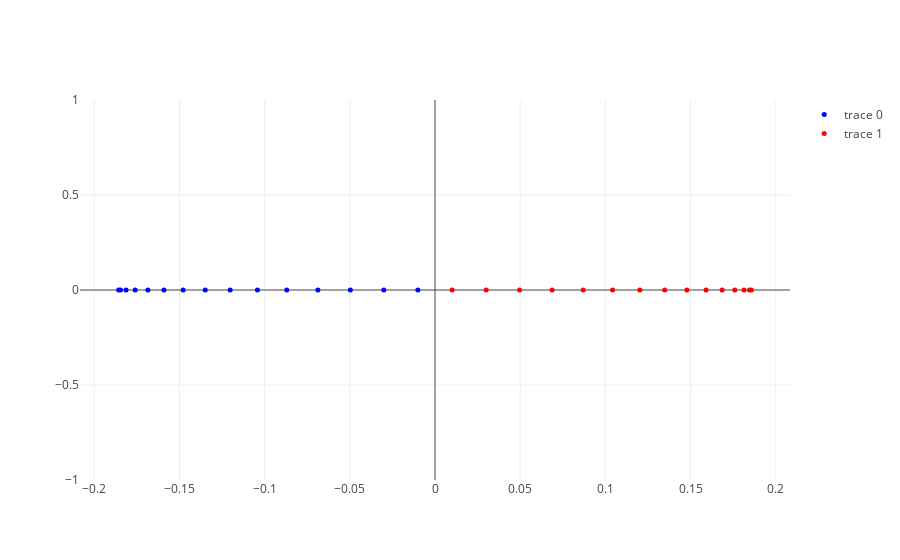

Notebook code for this chart:
### Code cell
# Now lets perform scatter plot to visualize, if your solution is right, red points should be one one side and blue on the other.

scatter = go.Scatter(
    x = Y[0:15,0],
    y = np.zeros((15)),
    mode='markers',
    marker=dict(
        size=5,
        symbol='circle',
        color='blue',
        opacity=1
    )
)

scatter1 = go.Scatter(
    x = Y[15:30,0],
    y = np.zeros((15)),
    mode='markers',
    marker=dict(
        size=5,
        symbol='circle',
        color='red',
        opacity=1
    )
)




data = [scatter,scatter1]
iplot(data, filename='fig0')

### Figure 1 — Plotly figure (JSON) as saved in the notebook; plotly's stock layout.template omitted (floating-point values rounded to 4 significant figures)
{"data": [{"marker": {"color": "blue", "opacity": 1, "size": 5, "symbol": "circle"}, "mode": "markers", "type": "scatter", "x": [-0.1857, -0.1846, -0.1814, -0.176, -0.1685, -0.1591, -0.1478, -0.1348, -0.1202, -0.1042, -0.08698, -0.06873, -0.04968, -0.03004, -0.01005], "y": [0, 0, 0, 0, 0, 0, 0, 0, 0, 0, 0, 0, 0, 0, 0]}, {"marker": {"color": "red", "opacity": 1, "size": 5, "symbol": "circle"}, "mode": "markers", "type": "scatter", "x": [0.01005, 0.03004, 0.04968, 0.06873, 0.08698, 0.1042, 0.1202, 0.1348, 0.1478, 0.1591, 0.1685, 0.176, 0.1814, 0.1846, 0.1857], "y": [0, 0, 0, 0, 0, 0, 0, 0, 0, 0, 0, 0, 0, 0, 0]}], "layout": {}}
